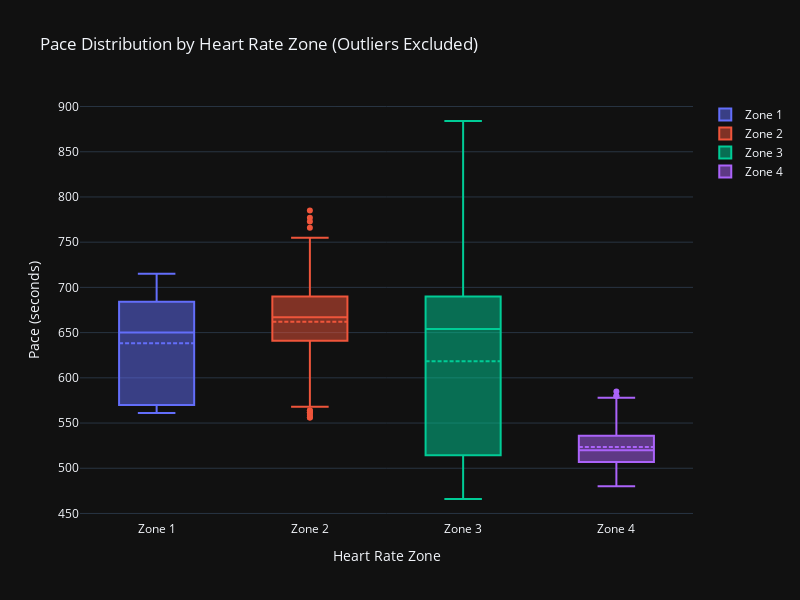

The notebook cell this image was saved under:
### Code cell
import pandas as pd
import plotly.graph_objects as go

# Assuming `data` is your DataFrame with the following columns:
# 'Zone' (Heart Rate Zone), 'Distance', 'PaceTime' (numeric pace in seconds), 'PaceStr' (string representation of pace)

# Function to filter out outliers using the 1.5 x IQR rule
def exclude_outliers(df, column):
    q1 = df[column].quantile(0.25)  # First quartile (25th percentile)
    q3 = df[column].quantile(0.75)  # Third quartile (75th percentile)
    iqr = q3-q1
    lower_fence = q1 - 1.5 * iqr
    upper_fence = q3 + 1.5 * iqr
    return df[(df[column] >= lower_fence) & (df[column] <= upper_fence)]  # Filter data within fences

# Apply the outlier exclusion function to each zone
filtered_data = pd.concat([
    exclude_outliers(data[data['Zone'] == zone], 'PaceTime')
    for zone in data['Zone'].unique()
])

# Create the boxplot
fig = go.Figure()

# Add a box trace for each heart rate zone
for zone in filtered_data['Zone'].unique():
    zone_data = filtered_data[filtered_data['Zone'] == zone]
    fig.add_trace(go.Box(
        y=zone_data['PaceTime'],  # Numeric pace values for the boxplot
        x=[zone] * len(zone_data),  # Use the zone as the x-axis category
        name=zone,  # Name of the trace (zone)
        text=zone_data['PaceStr'],  # Tooltip labels (string representation of pace)
        hovertemplate='Zone: %{x}<br>Pace: %{text}<extra></extra>',  # Custom tooltip format
        boxmean=True  # Show mean as a dashed line
    ))

# Update layout for better visualization
fig.update_layout(
    title='Pace Distribution by Heart Rate Zone (Outliers Excluded)',
    xaxis_title='Heart Rate Zone',
    yaxis_title='Pace (seconds)',
    autosize=False,
    width=800,
    height=600
)

# Show the plot
fig.show()

### Figure 1 — Plotly figure (JSON) as saved in the notebook; plotly's stock layout.template omitted (floating-point values rounded to 4 significant figures; data arrays with more than 128 entries replaced by an {"elided": "..."} marker saying what was removed)
{"data": [{"boxmean": true, "hovertemplate": "Zone: %{x}<br>Pace: %{text}<extra></extra>", "name": "Zone 1", "text": ["9:21/mi", "9:30/mi", "11:55/mi", "11:24/mi", "10:54/mi", "10:46/mi"], "x": ["Zone 1", "Zone 1", "Zone 1", "Zone 1", "Zone 1", "Zone 1"], "y": [561, 570, 715, 684, 654, 646], "type": "box"}, {"boxmean": true, "hovertemplate": "Zone: %{x}<br>Pace: %{text}<extra></extra>", "name": "Zone 2", "text": {"elided": "246 str values"}, "x": {"elided": "246 str values"}, "y": {"elided": "246 int values"}, "type": "box"}, {"boxmean": true, "hovertemplate": "Zone: %{x}<br>Pace: %{text}<extra></extra>", "name": "Zone 3", "text": {"elided": "275 str values"}, "x": {"elided": "275 str values"}, "y": {"elided": "275 int values"}, "type": "box"}, {"boxmean": true, "hovertemplate": "Zone: %{x}<br>Pace: %{text}<extra></extra>", "name": "Zone 4", "text": {"elided": "181 str values"}, "x": {"elided": "181 str values"}, "y": {"elided": "181 int values"}, "type": "box"}], "layout": {"title": {"text": "Pace Distribution by Heart Rate Zone (Outliers Excluded)"}, "xaxis": {"title": {"text": "Heart Rate Zone"}}, "yaxis": {"title": {"text": "Pace (seconds)"}}, "autosize": false, "width": 800, "height": 600}}
